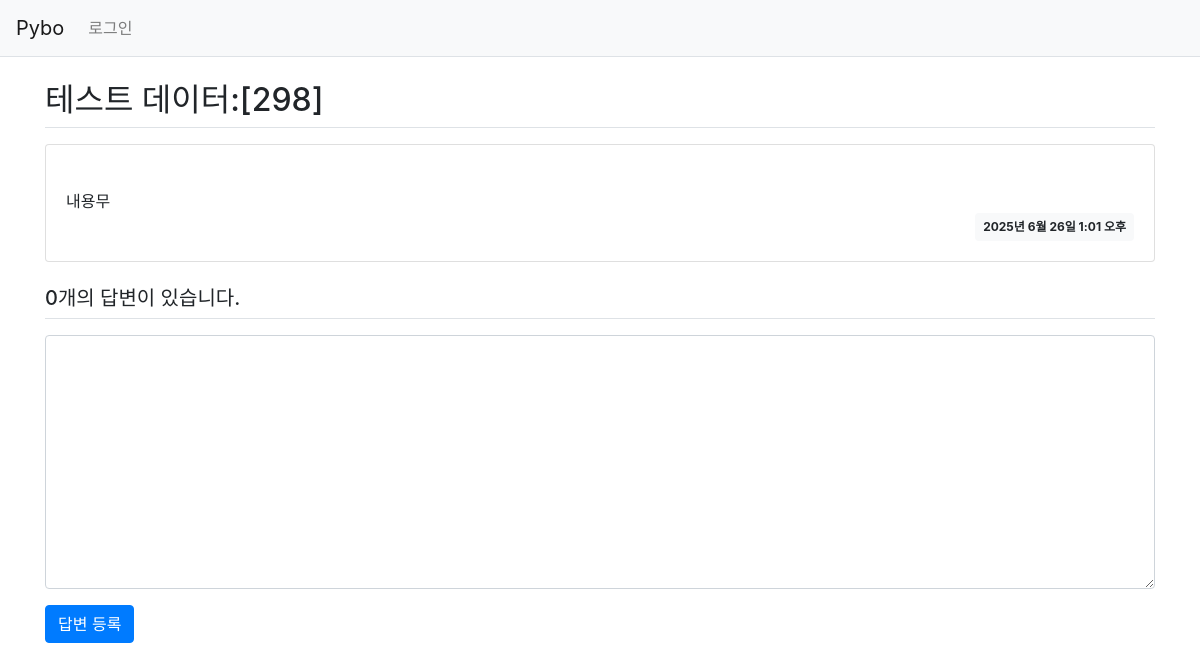
The app's page /pybo/305/, older data.
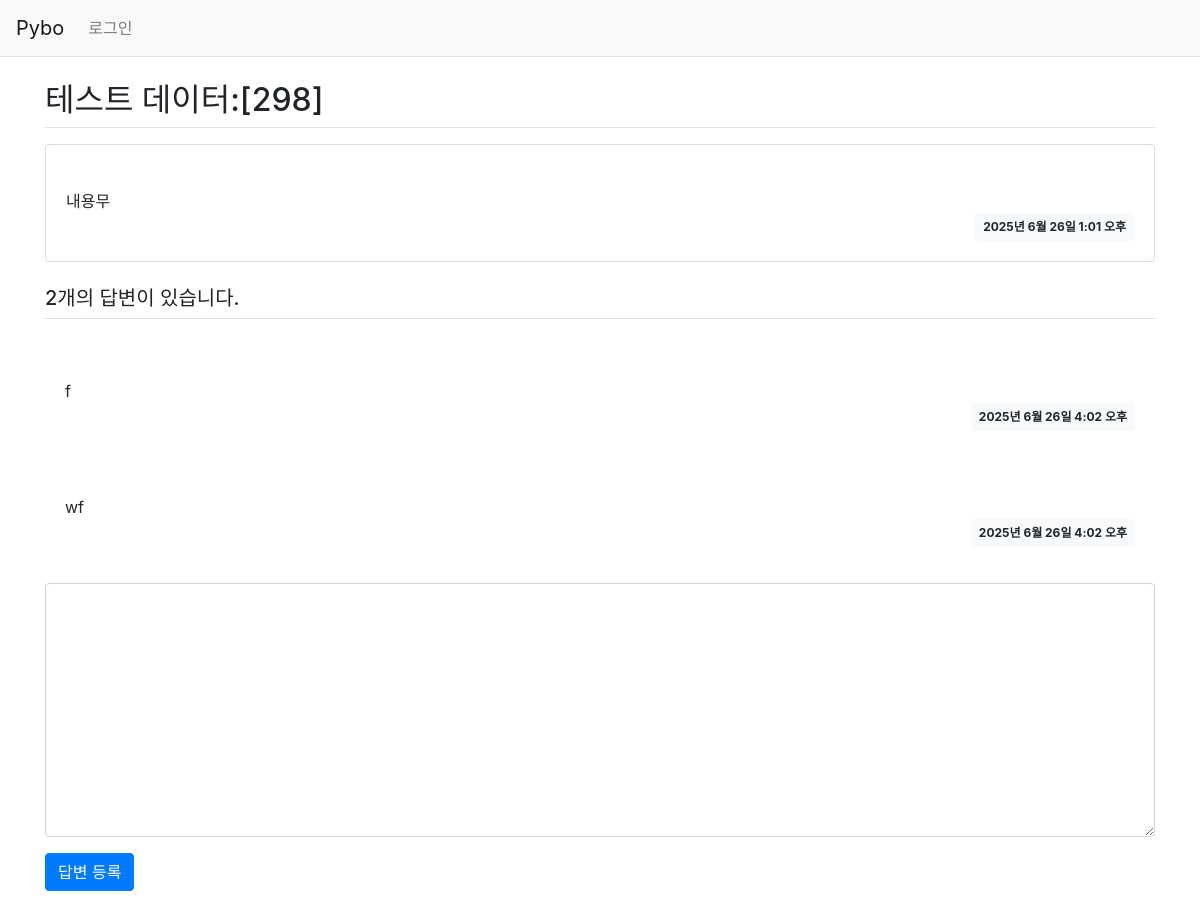
The same page, newer data.
### pybo/models.py (models this page shows, shortened)
class Question(models.Model):
    subject = models.CharField(max_length=200)
    content = models.TextField()
    create_date = models.DateTimeField()

class Answer(models.Model):
    question = models.ForeignKey(Question, on_delete=models.CASCADE)
    content = models.TextField()
    create_date = models.DateTimeField()

### pybo/views.py (the view)
# urls.py: path('<int:question_id>/', views.detail, name='detail'),
def detail(request, question_id):
    question = get_object_or_404(Question, pk=question_id)
    context = {'question': question}
    return render(request, 'pybo/question_detail.html', context)

### templates/pybo/question_detail.html (shortened to what this page needs)
{% extends 'base.html' %}
{% block content %}
<div class="container my-3">
    <h2 class="border-bottom py-2">{{ question.subject }}</h2>
    <div class="card my-3">
        <div class="card-body">
            <div class="card-text" style="white-space: pre-line;">
                {{ question.content }}
            </div>
            <div class="d-flex justify-content-end">
                <div class="badge badge-light p-2">
                    {{ question.create_date }}
                </div>
            </div>
        </div>
    </div>
    <h5 class="border-bottom my-3 py-2">
        {{ question.answer_set.count }}개의 답변이 있습니다.
    </h5>
    {% for answer in question.answer_set.all %}
    <div class="card-body">
        <div class="card-text" style="white-space: pre-line">
            {{ answer.content }}
        </div>
        <div class="d-flex justify-content-end">
            <div class="badge badge-light p-2">
                {{ answer.create_date }}
            </div>
        </div>
    </div>
    {% endfor %}
    <form action="{% url 'pybo:answer_create' question.id %}"
          method="post" class="my-3">
        <div class="form-group">
            <textarea name="content" id="content"
                      class="form-control" rows="10"></textarea>
        </div>
        <input type="submit" value="답변 등록" class="btn btn-primary">
    </form>
</div>
{% endblock %}

### templates/base.html (shortened to what this page needs)
{% load static %}
<!doctype html>
<html lang="ko">
<head>
    <link rel="stylesheet" type="text/css" href="{% static 'bootstrap.min.css' %}">
    <link rel="stylesheet" type="text/css" href="{% static 'style.css' %}">
</head>
<body>
{% include "navbar.html" %}
{% block content %}
{% endblock %}
</body>
</html>

### templates/navbar.html (shortened to what this page needs)
<nav class="navbar navbar-expand-lg navbar-light bg-light border-bottom">
    <a href="{% url 'pybo:index' %}" class="navbar-brand">Pybo</a>
    <div class="collapse navbar-collapse flex-grow-0" id="navbarNav">
        <ul class="navbar-nav">
            <li class="nav-item"><a href="{% url 'common:login' %}" class="nav-link">로그인</a></li>
        </ul>
    </div>
</nav>

Row changes from the older to the newer data that the page shows:
computed for Question "테스트 데이터:[298]": answer_set.count "0" → "2"
added Answer: content "f", create_date "2025년 6월 26일 4:02 오후"
added Answer: content "wf", create_date "2025년 6월 26일 4:02 오후"
